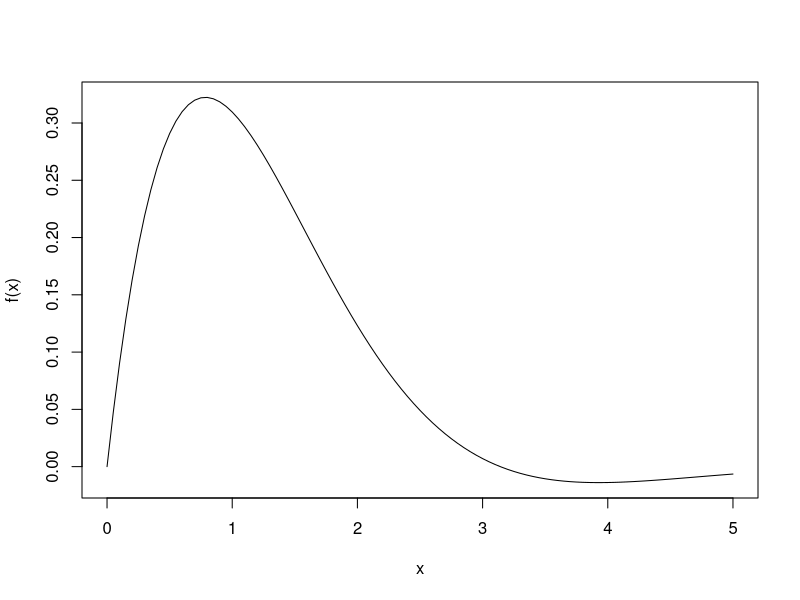
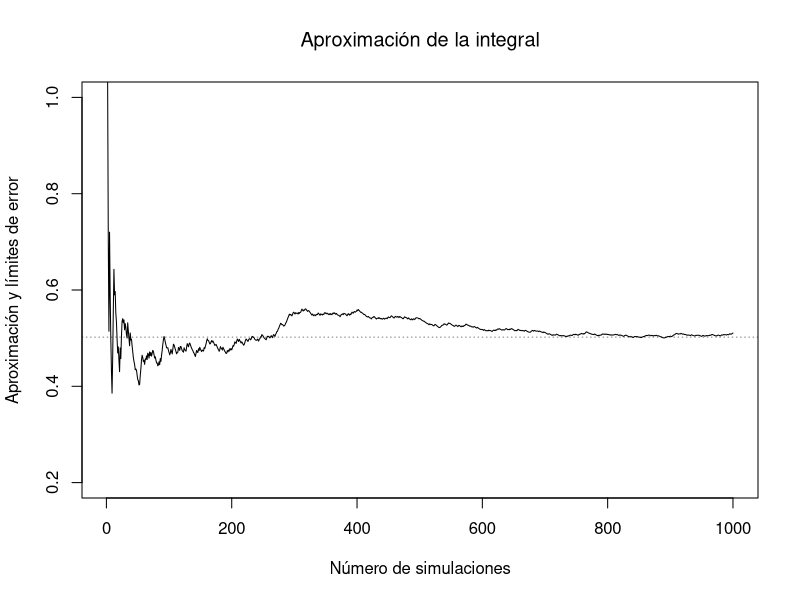
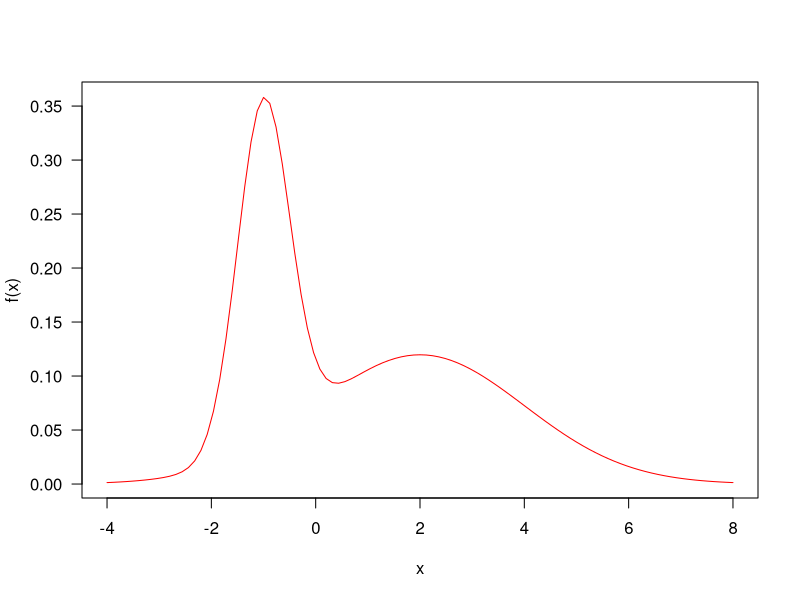
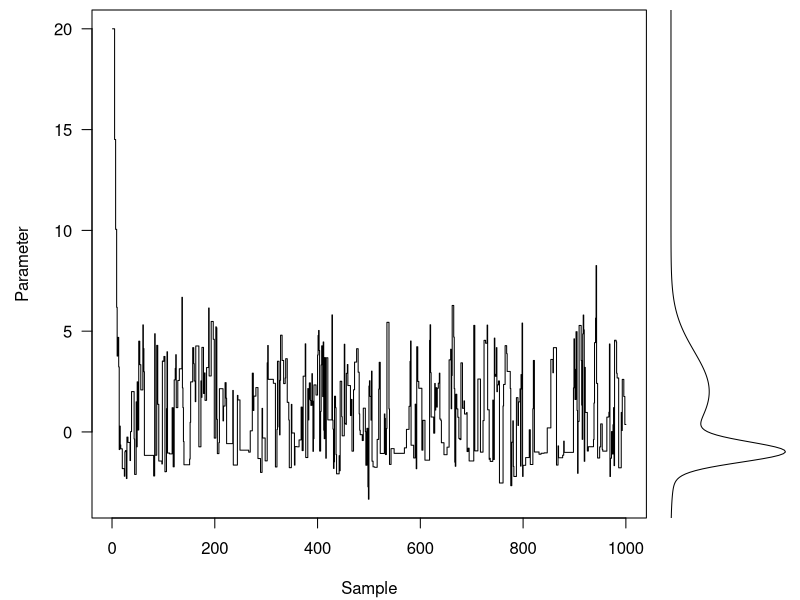
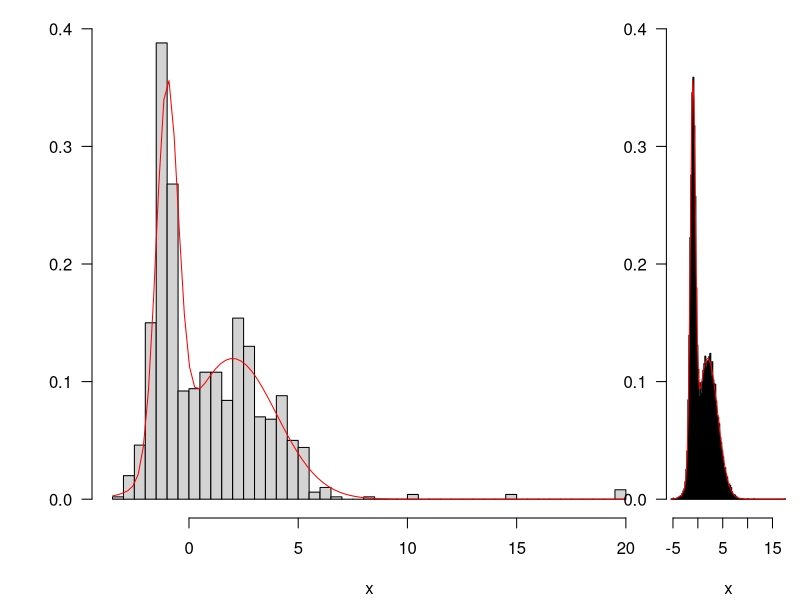

The R source for these figures, in order:
## ---- chunk 1
set.seed(1)
## ---- chunk 2
f <- function(x) sin(x) * exp(-x)
curve(f, 0, 5)
## ---- chunk 3
numero_simulaciones <- 1000
x <- runif(numero_simulaciones, min = 0, max = 5)
fx <- f(x)
## ---- chunk 4
integral_aprox <- (5 - 0) * mean(fx)
integral_aprox
## ---- chunk 5
integral <- integrate(f, 0, 5)$value
integral
## ---- chunk 6
estim <- 5 * (cumsum(fx) / seq_along(fx))
# errores de estimación correspondientes
estim.err <- sqrt(cumsum((fx - estim)^2)) / seq_along(fx)
plot(1:numero_simulaciones, estim,
    type = "l", ylab = "Aproximación y límites de error",
    xlab = "Número de simulaciones",
    main = expression("Aproximación de la integral"),
    ylim = c(0.2, 1)
)
z <- qnorm(0.025, lower.tail = FALSE)
# lines(estim - z * estim.err, col = "blue", lwd = 2, lty = 3)
# lines(estim + z * estim.err, col = "blue", lwd = 2, lty = 3)
abline(h = integral, lwd = 0.5, lty = "dotted")
## ---- chunk 7
p <- 0.4
medias <- c(-1, 2)
desv_tipicas <- c(.5, 2)
f <- function(x) {
    p * dnorm(x, medias[1], desv_tipicas[1]) +
    (1 - p) * dnorm(x, medias[2], desv_tipicas[2])
}
curve(f(x), col = "red", -4, 8, las = 1)
## ---- chunk 8
q <- function(x) rnorm(n = 1, mean = x, sd = 4)
## ---- chunk 9
paso <- function(punto_previo, f, q) {
    ## Nuevo posible punto:
    candidato <- q(punto_previo)
    ## Probabilidad de aceptar el nuevo punto:
    alpha <- min(1, f(candidato) / f(punto_previo))
    ## Aceptarlo con probabilidad alpha
    if (runif(1) < alpha) {
        candidato
    } else { # de lo contrario, quedarse quieto
        punto_previo
    }
}
## ---- chunk 10
método <- function(x, f, q, npasos) {
    res <- matrix(NA, npasos, length(x))
    for (i in seq_len(npasos)) {
        res[i, ] <- x <- paso(x, f, q)
    }
    drop(res)
}
## ---- chunk 11
res <- método(20, f, q, 1000)
## ---- chunk 12
layout(matrix(c(1, 2), 1, 2), widths = c(4, 1))
par(mar = c(4.1, .5, .5, .5), oma = c(0, 4.1, 0, 0))
plot(res, type = "s", xpd = NA, ylab = "Parameter", xlab = "Sample", las = 1)
usr <- par("usr")
xx <- seq(usr[3], usr[4], length = 301)
plot(f(xx), xx, type = "l", yaxs = "i", axes = FALSE, xlab = "")
## ---- chunk 13
hist(res, 50,
    freq = FALSE, main = "", ylim = c(0, .4), las = 1,
    xlab = "x", ylab = "Probability density"
)
z <- integrate(f, -Inf, Inf)$value
dist_real <- function(x) f(x) / z
curve(dist_real(x), add = TRUE, col = "red")
## ---- chunk 14
set.seed(1)
res.largo <- método(20, f, q, 50000)
hist(res.largo, 100,
    freq = FALSE, main = "", ylim = c(0, .4), las = 1,
    xlab = "x", ylab = "Probability density", col = "grey"
)
curve(dist_real(x), add = TRUE, col = "red")
